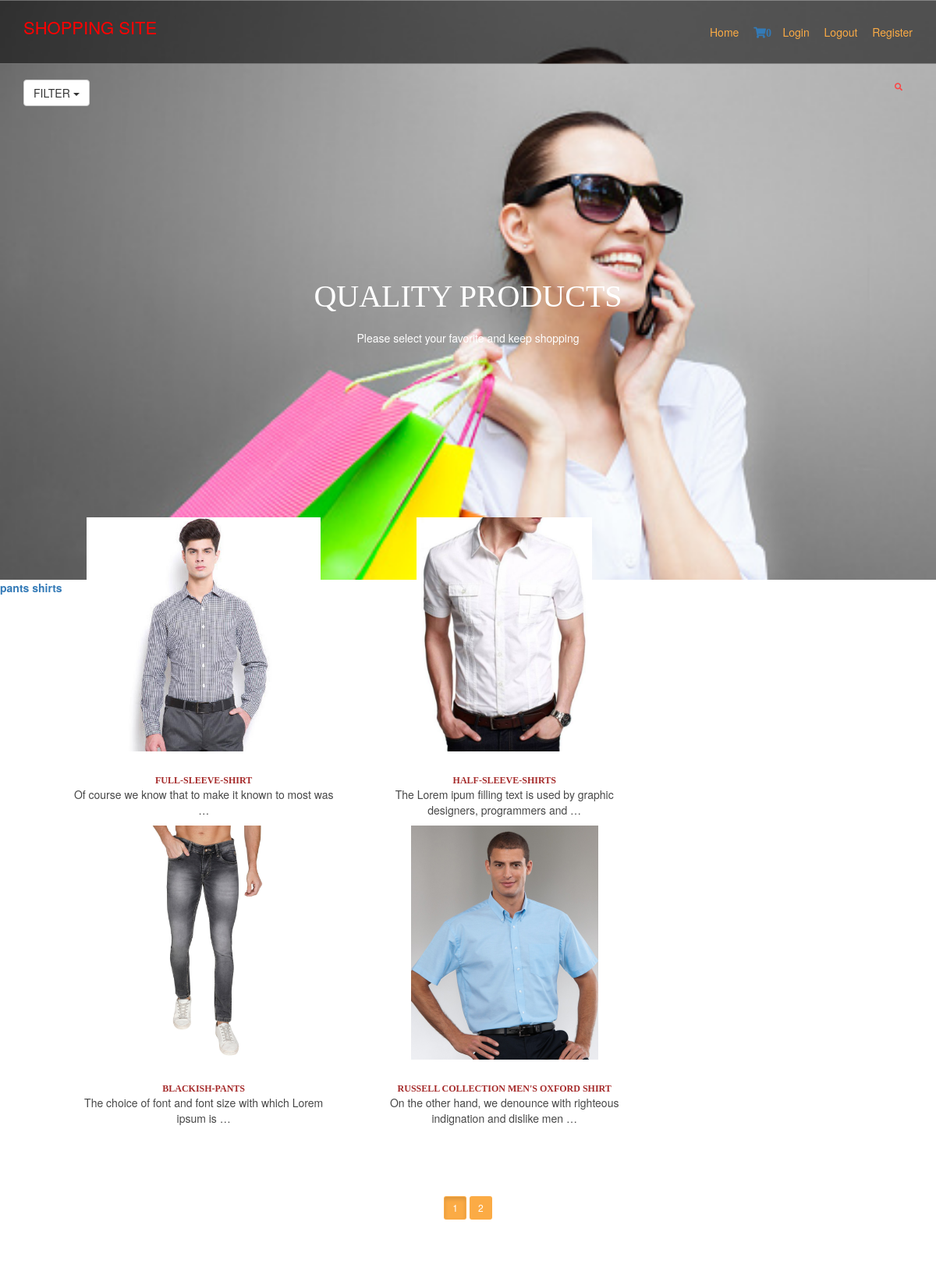
The page / on the database its author committed.
### homeapp/models.py (models this page shows, shortened)
class categ(models.Model):
    name=models.CharField(max_length=250,unique=True)
    slug=models.SlugField(max_length=250,unique=True)
    class Meta:
        ordering=('name',)
        verbose_name='category'
        verbose_name_plural='categories'
    def get_url(self):
        return reverse('prod_cat',args=[self.slug])

class products(models.Model):
    name=models.CharField(max_length=300,unique=True)
    slug=models.SlugField(max_length=300,unique=True)
    img=models.ImageField(upload_to='product')
    desc=models.TextField()
    stock=models.IntegerField()
    available=models.BooleanField()
    price=models.IntegerField()
    category=models.ForeignKey(categ,on_delete=models.CASCADE)
    def get_url(self):
        return reverse('details',args=[self.category.slug,self.slug])

### homeapp/views.py (the view)
# urls.py: path('',views.home,name='hm'),
def home(request,c_slug=None):
    c_page=None
    prodt=None
    if c_slug!=None:
        c_page=get_object_or_404(categ,slug=c_slug)
        prodt=products.objects.filter(category=c_page,available=True)
    else:
        prodt=products.objects.all().filter(available=True)
    cat=categ.objects.all()
    paginator=Paginator(prodt,4)
    try:
        page=int(request.GET.get('page','1'))
    except:
        page=1
    try:
        pro=paginator.page(page)
    except(EmptyPage,InvalidPage):
        pro=paginator.page(paginator.num_pages)
    return render(request,'home.html',{'pr':prodt,'ct':cat,'pg':pro})

### cartapp/context_processor.py (called while the page is built)
def count(request):
    item_count=0;
    if 'admin' in request.path:
        return {}
    else:
        try:
            ct=cartlist.objects.filter(cart_id=c_id(request))
            cti=items.objects.all().filter(cart=ct[:1])
            for c in cti:
                item_count+=c.quantity
        except cartlist.DoesNotExist:
            item_count=0
        return dict(itc=item_count)

### cartapp/views.py (called while the page is built)
def c_id(request):
    ct_id=request.session.session_key
    if not ct_id:
        ct_id=request.session.create()
    return ct_id

### templates/home.html (shortened to what this page needs)
{% extends 'base.html' %}
{%load static%}
{% block content %}
<html lang="">
<head>
<link href="{% static 'hm/layout/styles/layout.css'%}" rel="stylesheet" type="text/css" media="all">
  <link rel="stylesheet" href="https://maxcdn.bootstrapcdn.com/bootstrap/3.4.1/css/bootstrap.min.css">
</head>
<body id="top">
<div class="abcd" style="background-image:url({% static 'hm/images/demo/backgrounds/bk.jpg'%});">
    <div class="wrapper row0">
  <div id="topbar" class="hoc clear">
    <button class="btn btn-default dropdown-toggle" type="button" data-toggle="dropdown">Filter
    <span class="caret"></span></button>
    <div class="fl_right">
         <ul class="nospace">
           <li id="searchform">
           </li>
         </ul>
  </div>
</div>
</div>
  <div id="pageintro" class="hoc clear">
    <article>
      <h3 class="heading">Quality products</h3>
      <p>Please select your favorite and keep shopping</p>
    </article>
  </div>
</div>
<div class="category">
  {% for i in ct %}
      <b style="color:white">
        <a href={{i.get_url}}>{{i.name}}</a>
      </b>
  {% endfor %}
    </div>
    <div class="wrapper row3">
  <main class="hoc container clear">
    <section id="introblocks">
      <ul class="nospace group btmspace-80">
        {% for i in pg.object_list %}
        <li class="one_third">
          <figure><a class="imgover" href={{i.get_url}}><img src={{i.img.url}} alt="" style="height:300px"></a>
            <figcaption>
              <a href="{{i.get_url}}"><h6 class="heading"style="color:brown;">{{i.name}}</h6></a>
              <p>{{i.desc|truncatewords:12}}</p>
            </figcaption>
          </figure>
        </li>
        {% endfor %}
      </ul>
      <center>
        {% for p in pg.paginator.page_range %}
        <a href="?page={{p}}" class="btn btn-light btn-sm {% if pg.number == p %} active {% endif %}">{{p}}</a>
        {% endfor %}
      </center>
    </section>
  </main>
    </div>
{% endblock %}

### templates/base.html (shortened to what this page needs)
<!DOCTYPE html>
{%load static%}
<html lang="">
<head>
<link href="{% static 'hm/layout/styles/layout.css'%}" rel="stylesheet" type="text/css" media="all">
  <link rel="stylesheet" href="https://maxcdn.bootstrapcdn.com/bootstrap/3.3.6/css/bootstrap.min.css">
</head>
<body id="top">
<div class="bgded overlay" style="background-image:url({% static 'hm/images/demo/backgrounds/bk.jpg'%});">
  <div class="wrapper row1">
    <header id="header" class="hoc clear">
      <div id="logo" class="fl_left">
        <h1 style="color:red;"><a href="/">shopping site</a></h1>
      </div>
      <nav id="mainav" class="fl_right">
        <li class="active"><a href="/">Home</a></li>
        <a href="{% url 'cartDetails' %}"><i class="fa fa-shopping-cart">{{itc}}&nbsp;&nbsp;&nbsp;</i></a>
        <li class="active"><a href="{% url 'login' %}">Login</a></li>
        <li class="active"><a href="/">Logout</a></li>
        <li class="active"><a href="{% url 'register' %}">Register</a></li>
      </nav>
    </header>
  </div>
</div>
{% block content %}
{% endblock %}
</body>

### static/hm/layout/styles/layout.css (style rules this page uses)
.row1 { border:solid; border-width:1px 0; }
#topbar { padding:20px 0; font-size:.8rem; text-transform:uppercase; }
#topbar ul li { display:inline-block; margin-right:15px; }
#topbar ul li:last-child { margin-right:0; padding-right:0; border-right:none; }
#topbar #searchform { position:relative; line-height:1; z-index:9999; }
#topbar #searchform::after { display:block; height:18px; line-height:18px; padding:0; font-family:"Font Awesome\ 5 Free"; font-weight:900; font-size:1rem; content:"\f002"; }
#topbar #searchform ::placeholder { text-transform:capitalize; }
#header #logo { margin:22px 0 0 0; }
#header #logo h1 { margin:0; padding:0; font-size:2.2rem; text-transform:uppercase; }
#pageintro { padding:200px 0 300px; }
#pageintro article, #pageintro article p { display:block; max-width:75%; margin:0 auto; text-align:center; }
#pageintro article p { max-width:65%; line-height:2rem; }
#pageintro .heading { margin-bottom:20px; font-size:4rem; }
.container { padding:80px 0; }
#introblocks { display:block; position:relative; margin:-180px 0 0 0; z-index:1; text-align:center; }
#introblocks figure figcaption { display:block; padding:30px 0 0 0; text-align:center; }
#introblocks figure figcaption .heading { font-size:1.2rem; font-weight:700; margin-bottom:0; }
*, *::before, *::after { transition:all .3s ease-in-out; }
#mainav, #breadcrumb, .sidebar nav { line-height:normal; }
#mainav li { display:inline-block; position:relative; margin:0 15px 0 0; padding:0; }
#mainav li:last-child { margin-right:0; }
#mainav li a { display:block; padding:30px 0; }
body { color:#A5A6AA; background-color:#1C1D21; }
a { color:#FBAB45; }
.overlay { color:#FFFFFF; background-color:inherit; }
.overlay::after { color:inherit; background-color:rgba(0,0,0,.55); }
.btn, .btn.inverse:hover { color:#FFFFFF; background-color:#FBAB45; border-color:#FBAB45; }
.imgover, .imgover:hover::after { color:#FFFFFF; }
.row1 { border-color:rgba(255,255,255,.3); }
.row3 { color:#474747; background-color:#FFFFFF; }
#topbar #searchform { color:#FBAB45; }
#header #logo h1 a { color:inherit; }
#pageintro { color:#FFFFFF; }
#mainav li a { color:inherit; }
#mainav .active a, #mainav a:hover, #mainav li:hover > a { color:#FBAB45; background-color:inherit; }
@media screen and (min-width:1140px) { .hoc { max-width:1140px; } }

### templates/home.html (style rules this page uses)
.abcd { height:100% background-position:center; background-repeat:no-repeat; background-size:cover; }
#topbar #searchform { color: #fb4545; padding-right: 13px; }

### rows shown on the page
categ: name "pants"
categ: name "shirts"
products: img (picture), name "FULL-SLEEVE-SHIRT", desc "Of course we know that to make it known to most was …"
products: img (picture), name "HALF-SLEEVE-SHIRTS", desc "The Lorem ipum filling text is used by graphic designers, programmers and …"
products: img (picture), name "BLACKISH-PANTS", desc "The choice of font and font size with which Lorem ipsum is …"
products: img (picture), name "RUSSELL COLLECTION MEN'S OXFORD SHIRT", desc "On the other hand, we denounce with righteous indignation and dislike men …"

### other values the page prints
{{ itc }} "0"
{{ p }} "1" "2"
